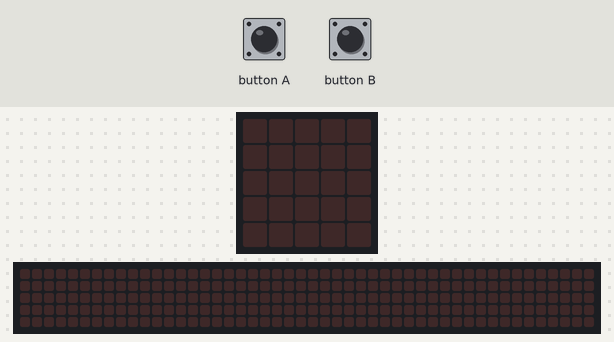
Simulated run of this program. Board: BBC micro:bit running MicroPython. Parts: the board's 5×5 LED display, a strip that is not on the board, showing the scrolling text unrolled. Inputs (shaded band) come from the test bench. Random numbers come from a fixed seed; the 48×5 strip is a reading aid, not a part: it shows the text the display is scrolling, unrolled, one strip-width of it at a time.

Above: at 1.2 s.
1.3 s: button A pressed for 0.15 s
At 1.37 s:
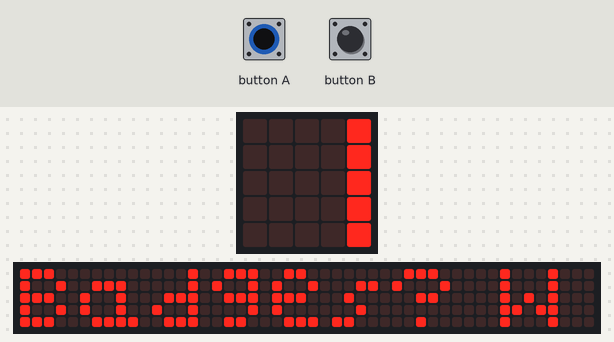
4.3 s: button B pressed for 0.15 s
At 4.37 s:
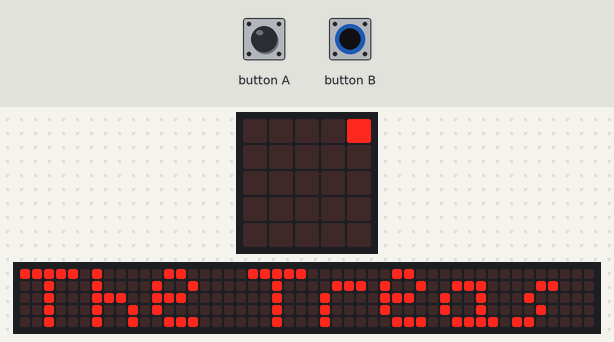
7.3 s: button A pressed for 1 s
At 7.37 s:
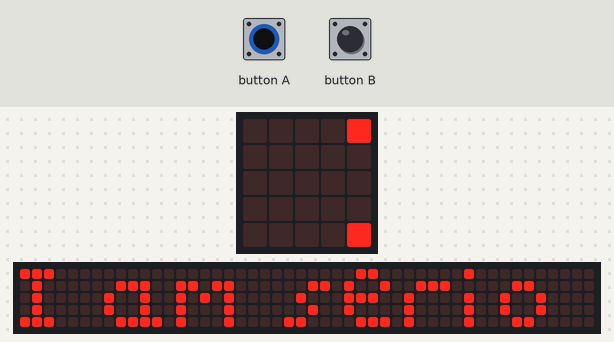
10.3 s: button B pressed for 1 s
At 10.37 s:
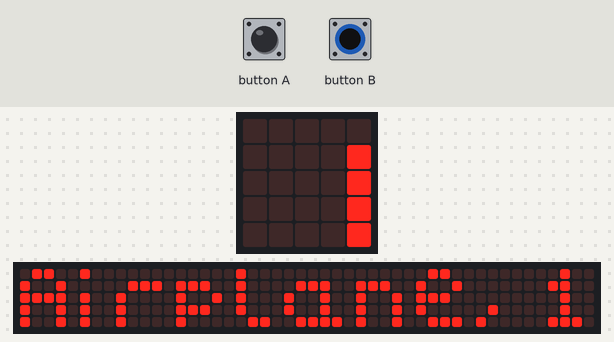
13.3 s: button A pressed for 0.15 s
At 13.37 s:
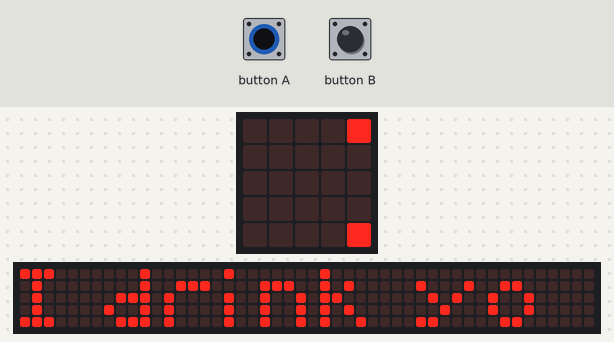
16.3 s: button B pressed for 0.15 s
At 16.37 s:
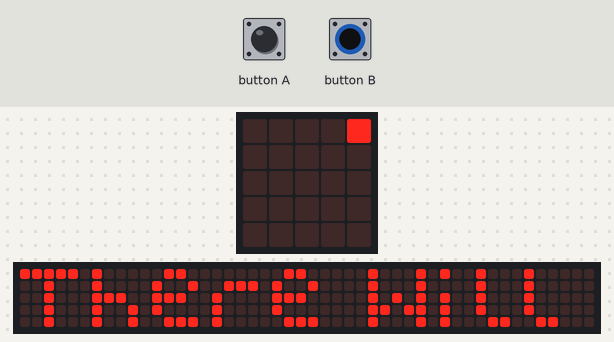

Measured:
- after the input at 1.3 s, the display: changes at once (image 1)

The program:

quotes2.py
```python
#quotes2
#Button A shows a movie quote
#Button B shows the title of the corresponding movie
#needs quotes.txt
#How to use:
#pip install microfs
#flash microbit with code
#ufs put ./quotes.txt
#reset microbit

from microbit import *
import random


def readFromFile(line):
    with open('quotes.txt','r') as f:
            for _ in range(line-1):
                f.readline()
            themovie = f.readline()
            return(themovie.split(':'))

listi = list(range(0,99))
movnum = listi.pop(random.randint(0,len(listi)-1))
movie = readFromFile(movnum)
showedAnswer = False
while True:
    if button_a.was_pressed():
        if showedAnswer:
            movnum = listi.pop(random.randint(0,len(listi)-1))
            movie = readFromFile(movnum)
            display.scroll(movie[0], wait = False)
        else:
            display.scroll(movie[0], wait = False)
    if button_b.was_pressed():
        display.scroll(movie[1], wait = False)
        showedAnswer = True
```
